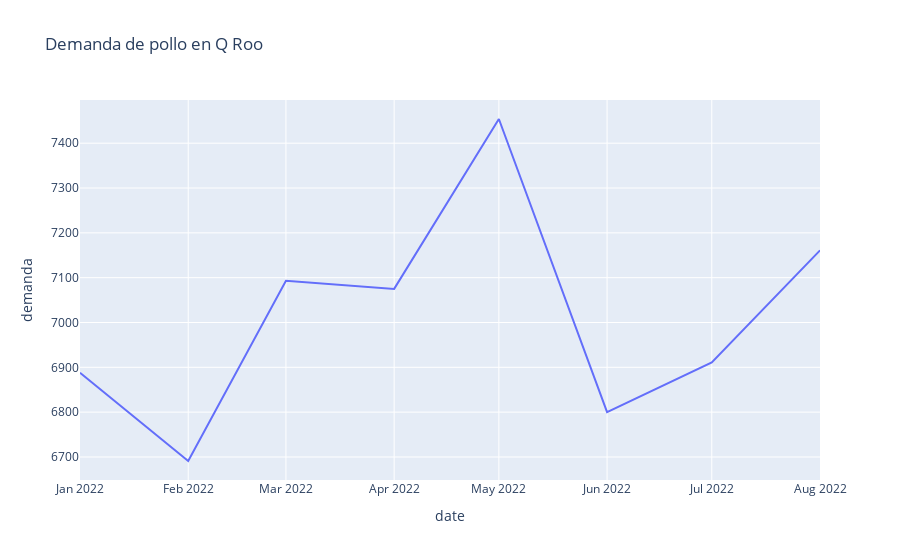

The code cell stored with this chart in its notebook:
### Code cell
fig = px.line(demanda_qroo[demanda_qroo['date']<'2022-09-01'], x="date", y="demanda", title='Demanda de pollo en Q Roo')
fig.show()

### Figure 1 — Plotly figure (JSON) as saved in the notebook; plotly's stock layout.template omitted (floating-point values rounded to 4 significant figures)
{"data": [{"hovertemplate": "date=%{x}<br>demanda=%{y}<extra></extra>", "legendgroup": "", "line": {"color": "#636efa", "dash": "solid"}, "marker": {"symbol": "circle"}, "mode": "lines", "name": "", "orientation": "v", "showlegend": false, "type": "scatter", "x": ["2022-01-01T00:00:00", "2022-02-01T00:00:00", "2022-03-01T00:00:00", "2022-04-01T00:00:00", "2022-05-01T00:00:00", "2022-06-01T00:00:00", "2022-07-01T00:00:00", "2022-08-01T00:00:00"], "xaxis": "x", "y": ["6888", 6691, 7093, 7075, 7454, 6800, 6911, 7161], "yaxis": "y"}], "layout": {"legend": {"tracegroupgap": 0}, "title": {"text": "Demanda de pollo en Q Roo"}, "xaxis": {"anchor": "y", "domain": [0, 1], "title": {"text": "date"}}, "yaxis": {"anchor": "x", "domain": [0, 1], "title": {"text": "demanda"}}}}
